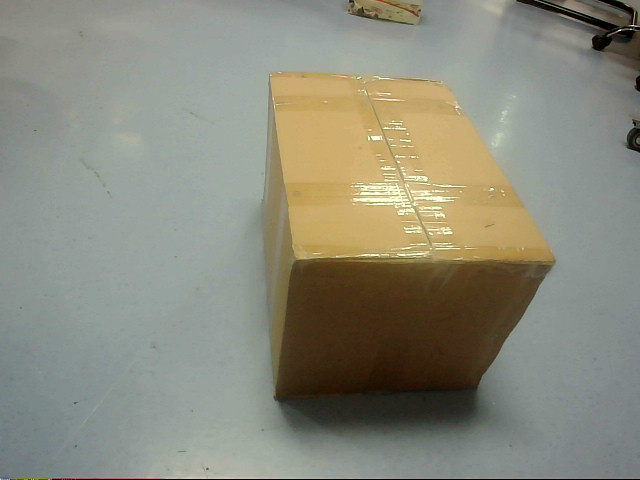
%> input picture data/steadyBoxB/RGBImage_1.png, 640 x 480 px
$ octave singlevision.m   (GNU Octave 9; MATLAB toolbox functions it lacks are replaced by stand-ins)
%> lines starting %> are read from the running program, lines starting %| are printed output that depends on the picture
%% Initialization, load RGB and IR images
clear; close all;
image_counter = 1;
addpath(pwd);
addpath(strcat(pwd,'/utils'));

RGB = imread(strcat(pwd, '/data/fix/fix80/RGBImage_1.png'));
%> RGB is the input picture: size 480x640x3 uint8; mean R, G, B 138.6, 138.4, 124
% RGB = imread(strcat(pwd, '/data/data0618_1/RGBImage_7.png'));
redChannel = RGB(:, :, 1);
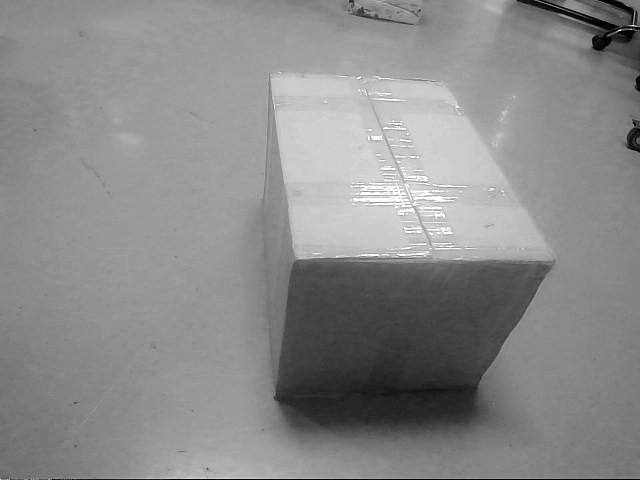
%> redChannel: size 480x640 uint8; min 0, max 255, mean 138.6
greenChannel = RGB(:, :, 2);
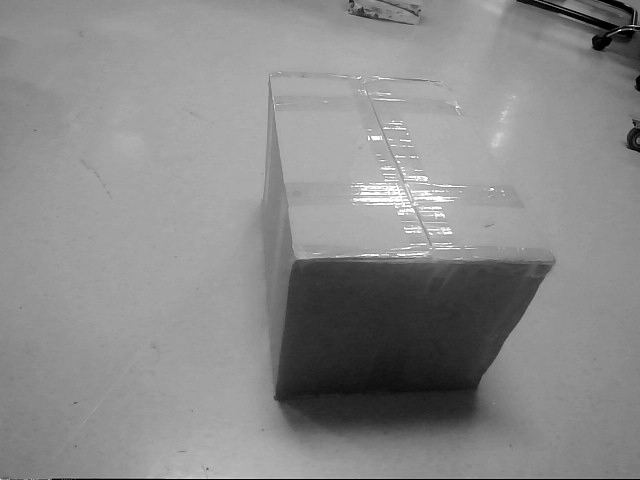
%> greenChannel: size 480x640 uint8; min 0, max 255, mean 138.4
blueChannel = RGB(:, :, 3);
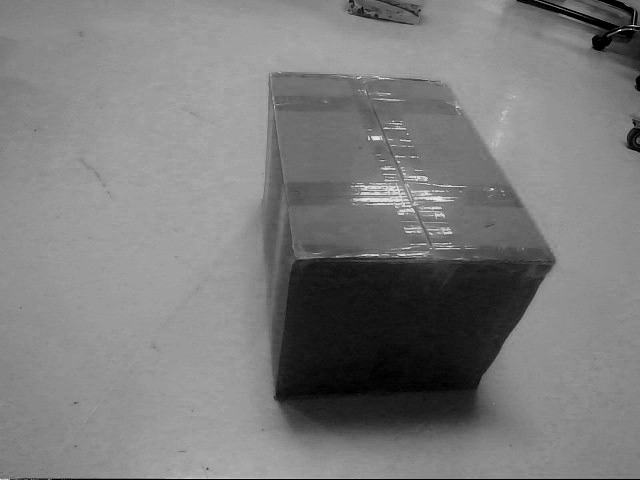
%> blueChannel: size 480x640 uint8; min 0, max 248, mean 124
grayfromRGB = rgb2gray(RGB);
load('calibration/panasonicRGBcameraParams.mat');
%> (the run ends here)
